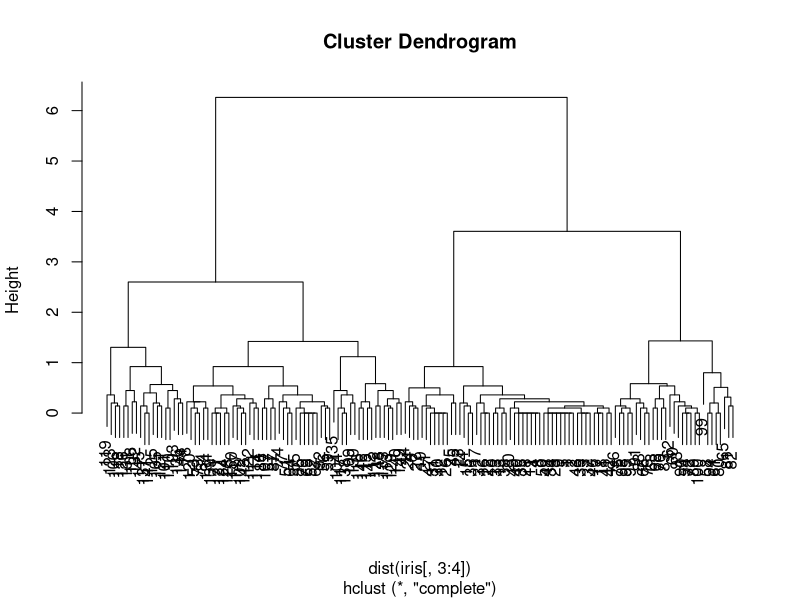
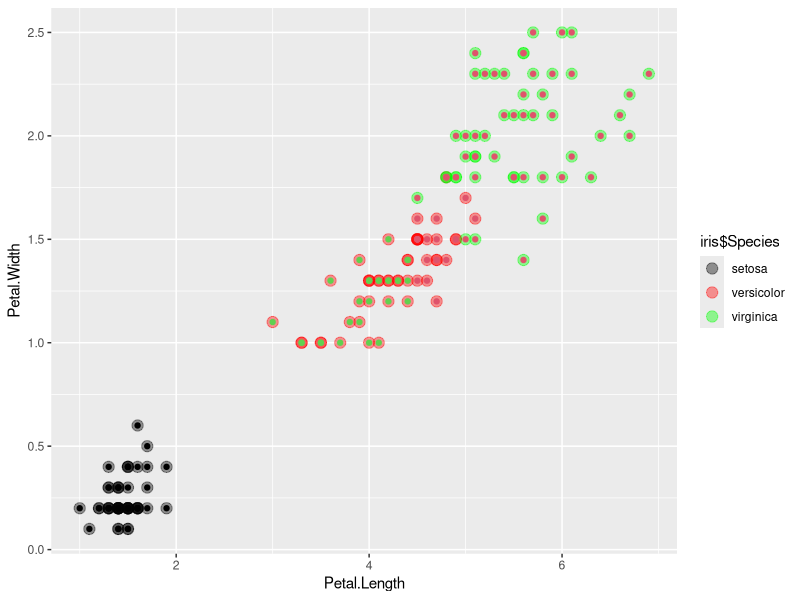
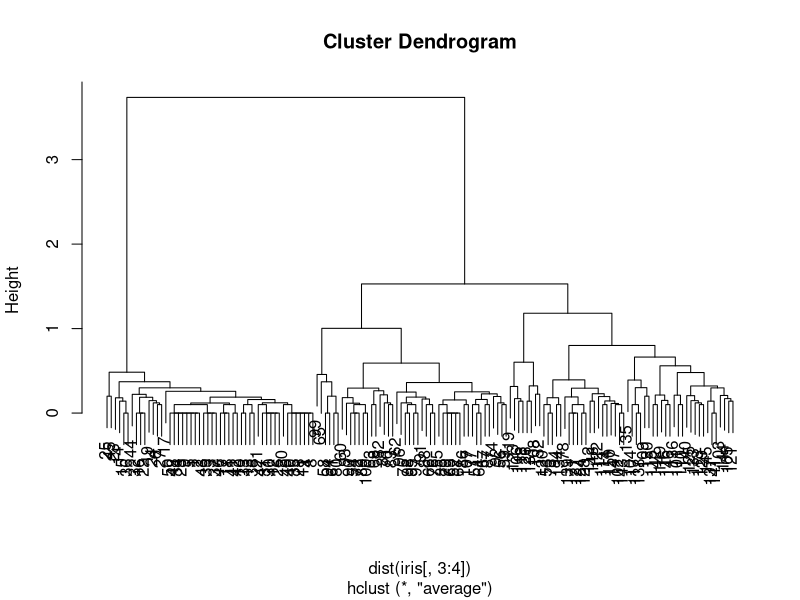
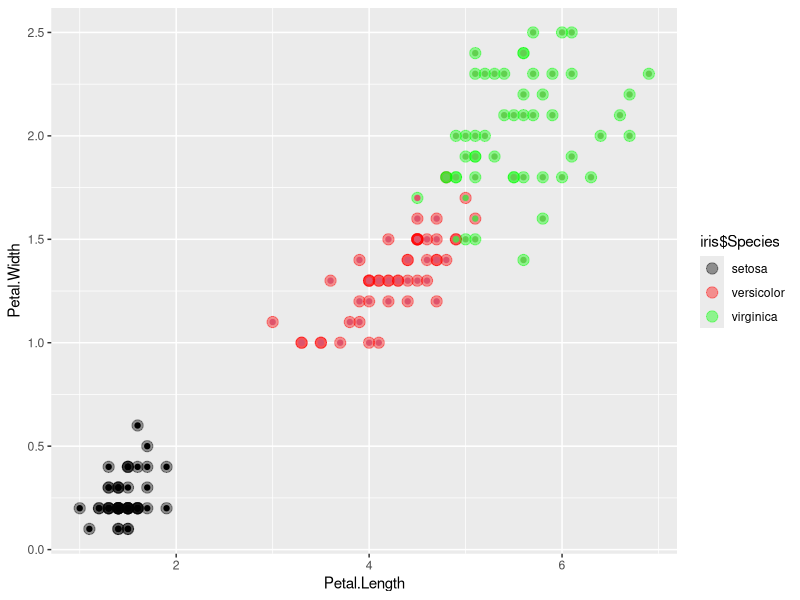

These figures' R source, in order:
# Read data 
data("iris") 
names(iris) 

# To perform heirarchical clustering 
clusters <- hclust(dist(iris[,3:4])) 
# To visualize the heirarchical clustering 
# To plot the dendrogram 
plot(clusters) 

clusterCut <- cutree(clusters, 3) 
table(clusterCut, iris$Species) 

library(ggplot2) 

# To create a scatter plot of Petal.Length vs Petal.Width 
ggplot(iris, aes(Petal.Length, Petal.Width, color=iris$Species)) + 
  geom_point(alpha=0.4, size=3.5) + geom_point(col=clusterCut) + 
  scale_color_manual(values=c('black','red','green')) 

# Creating clusters using average method 
clusters <- hclust(dist(iris[,3:4]), method='average') 
clusterCut1 <-cutree(clusters,3) 
table(clusterCut1, iris$Species) 

plot(clusters) 

ggplot(iris, aes(Petal.Length, Petal.Width, color=iris$Species)) + 
  geom_point(alpha=0.4, size=3.5) + 
  geom_point(col=clusterCut1) + 
  scale_color_manual(values=c('black','red','green'))